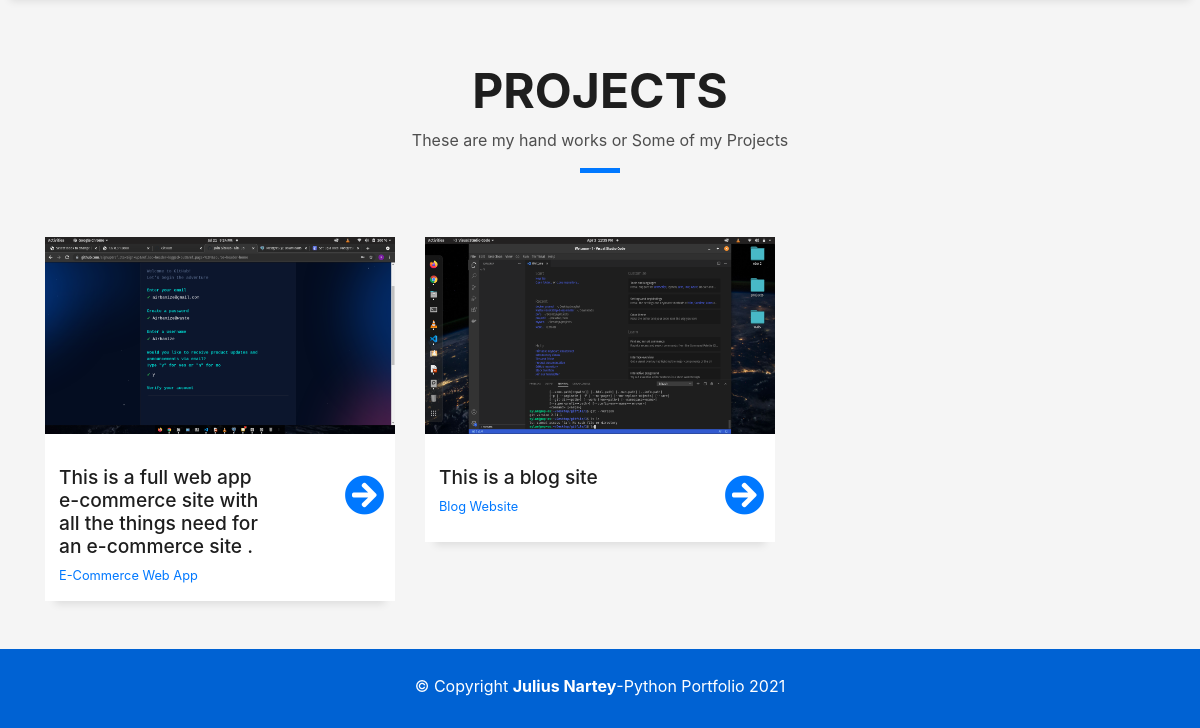
/ (lower part), run on an earlier commit of the app's database.
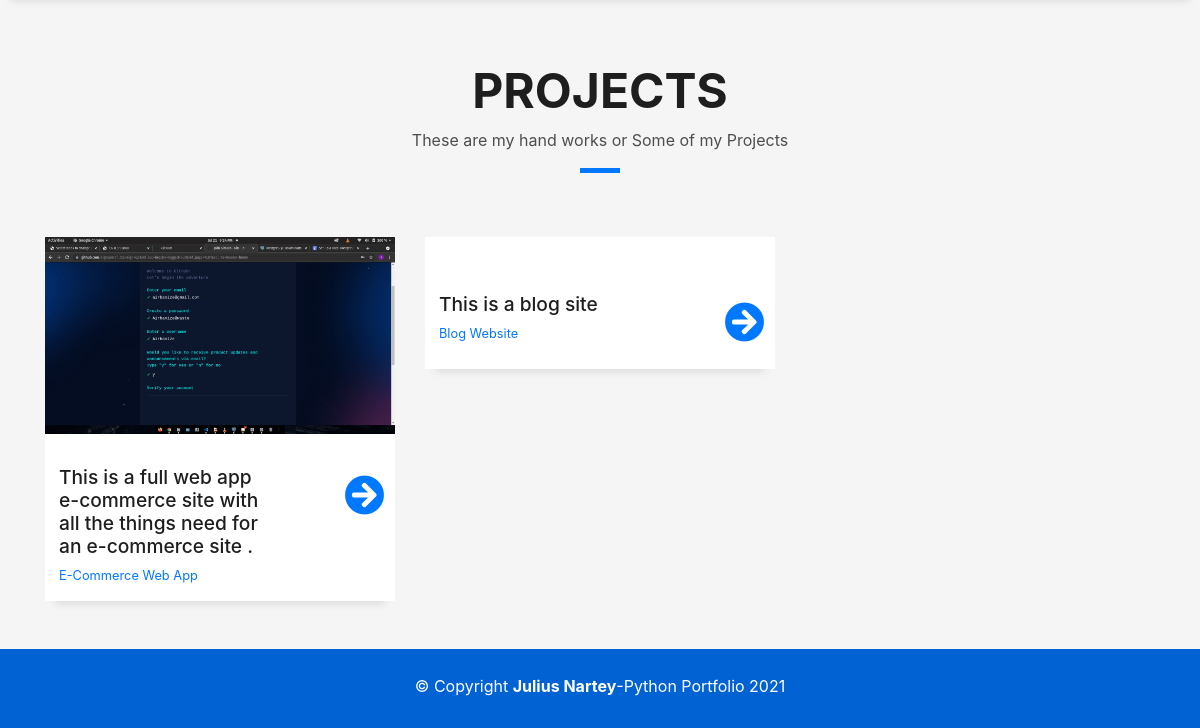
And on a later commit of the database.
### portfolio/models.py (models this page shows, shortened)
class Project(models.Model):
    description = models.TextField(max_length=500, blank=True)
    title = models.CharField(max_length=50, blank=True)
    image = models.ImageField(blank=True)
    link = models.URLField(blank=True)
    gitlink = models.URLField(blank=True)

### portfolio/views.py (the view)
# urls.py: path('', views.home_list, name='home_list'),
def home_list(request):
    home = Home.objects.all()
    touch = Touch.objects.all()
    project = Project.objects.all()
    if request.method == 'POST':
        form = ContactForm(request.POST)
        if form.is_valid():
                form.send()
        return redirect('portfolio:home_list')
    else:
        form = ContactForm()
    return render(request, 'portfolio/base.html', { 'form': form,
                                                    'home':home,
                                                    'touch':touch,
                                                    'project':project})

### templates/portfolio/base.html (shortened to what this page needs)
{% load static %}
<!DOCTYPE html>
<html lang="en">
<head>
  <link href="{% static 'css/bootstrap.min.css' %}" rel="stylesheet" />
  <link href="{% static 'css/font-awesome.min.css' %}" rel="stylesheet" />
  <link href="{% static 'css/owl.carousel.min.css' %}" rel="stylesheet" />
  <link href="{% static 'css/venobox.css' %}" rel="stylesheet">
  <link href="{% static 'css/custom.css' %}" rel="stylesheet">
  <link href="{% static "css/style.css" %}" rel="stylesheet">
  <link rel="stylesheet" href="https://use.fontawesome.com/releases/v5.15.3/css/all.css"
>
</head>
<body id="page-top">
  {% include 'portfolio/home.html' %}
  {% include 'portfolio/projects.html' %}
  </main>
  <footer>
    <div class="container">
      <div class="row">
        <div class="col-sm-12">
          <div class="copyright-box">
            <p class="copyright">&copy; Copyright <strong>Julius Nartey</strong>-Python Portfolio 2021</p>
          </div>
        </div>
      </div>
    </div>
  </footer>
</body>
</html>

### templates/portfolio/projects.html (shortened to what this page needs)
<section id="work" class="portfolio-mf sect-pt4 route">
  <div class="container">
    <div class="row">
      <div class="col-sm-12">
        <div class="title-box text-center">
          <h3 class="title-a">
            Projects
          </h3>
          <p class="subtitle-a">
            These are my hand works or Some of my Projects
          </p>
          <div class="line-mf"></div>
        </div>
      </div>
    </div>
    <div class="row">
      {% for p in project %}
      <div class="col-md-4">
        <div class="work-box">
          <a href="{{p.image.url}}" data-gall="portfolioGallery" class="venobox">
            <div class="work-img">
              <img src="{{p.image.url}}" alt="" class="img-fluid">
            </div>
          </a>
          <div class="work-content">
            <div class="row">
              <div class="col-sm-8">
                <h2 class="w-title"> {{p.description}} </h2>
                <div class="w-more">
                  <a href="{{ p.gitlink }}">
                    <span class="w-ctegory"> {{p.title}} </span>
                  </a>
                </div>
              </div>
              <div class="col-sm-4">
                <div class="w-like">
                  <a href="{{p.link}}"> <span class="fas fa-arrow-circle-right"></span></a>
                </div>
              </div>
            </div>
          </div>
        </div>
      </div>
      {% endfor %}
    </div>
  </div>
</section>

What changed in the data, as far as the page shows it:
changed Project "This is a blog site": image: picture removed
